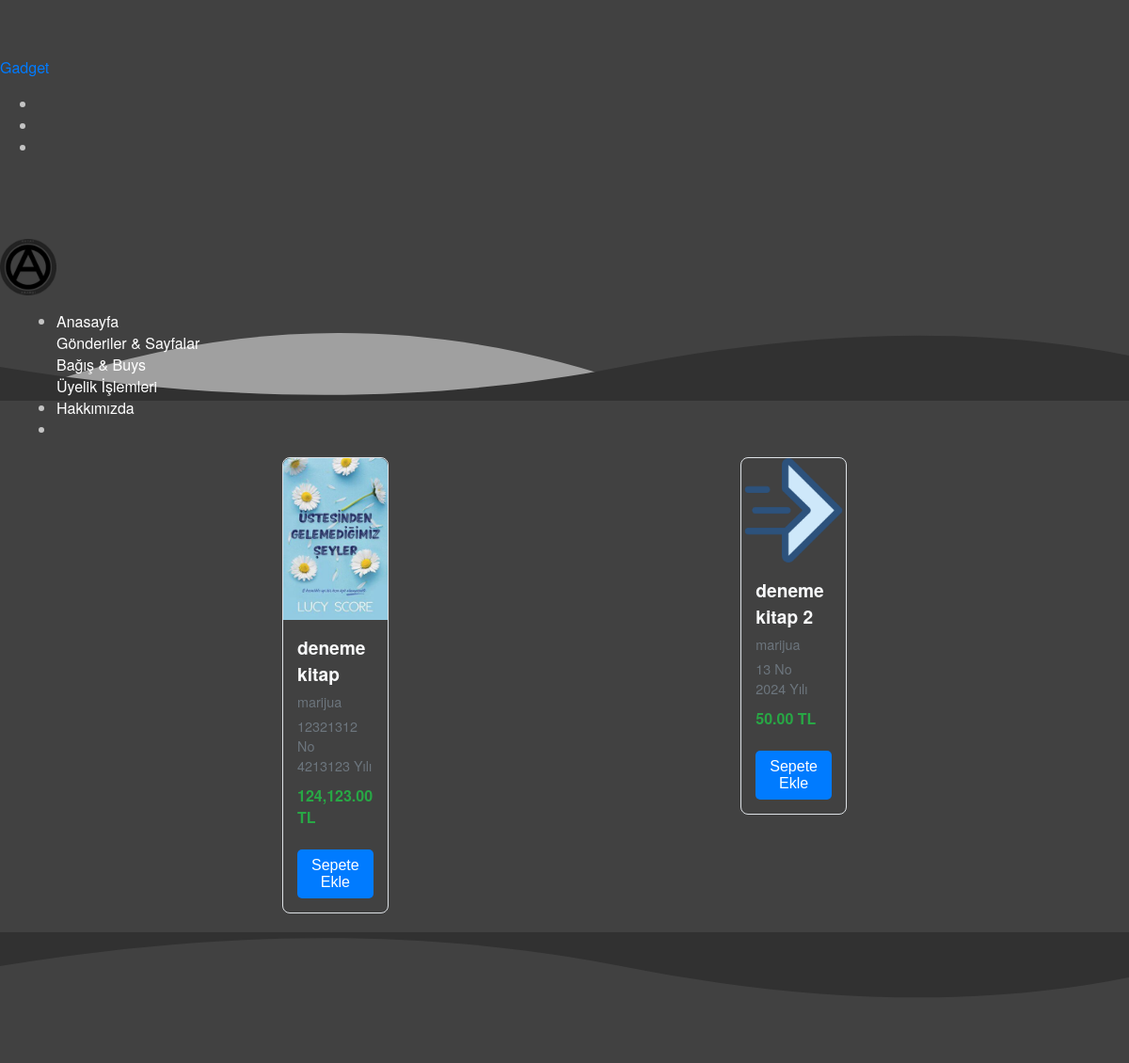
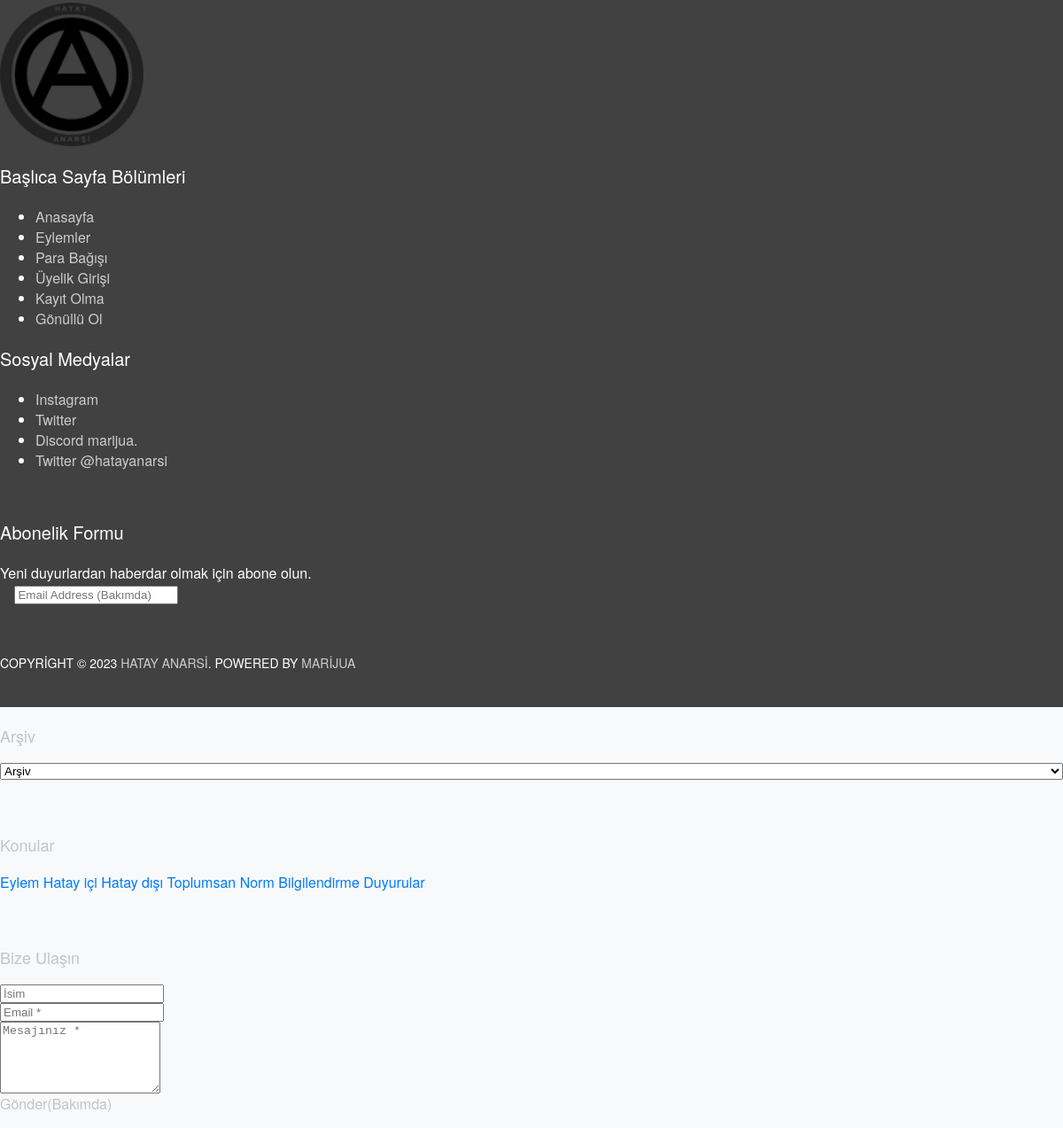
Page /buys/freebookshop.php on the committed database (2 pictures, top to bottom).
### tables this page shows
CREATE TABLE `kitapbagis` (
  `id` int(11) NOT NULL,
  `kitapAd` varchar(255) NOT NULL,
  `yayin` varchar(255) NOT NULL,
  `baskiNo` int(11) NOT NULL,
  `baskiYil` int(11) NOT NULL,
  `alimFiyati` decimal(10,2) NOT NULL,
  `yazar` varchar(255) NOT NULL,
  `il` varchar(100) NOT NULL,
  `ilce` varchar(100) NOT NULL,
  `iletisimBilgisi` varchar(255) NOT NULL,
  `fotograf` varchar(255) NOT NULL,
  `fotograf2` varchar(255) NOT NULL,
  `onayDurumu` varchar(255) NOT NULL
);

### buys/freebookshop.php (the view, shortened to what this page needs)
<?php
$servername = "localhost";
$username = "root";
$password = "";
$dbname = "hatayanarsi";
try {
    $pdo = new PDO("mysql:host=$servername;dbname=$dbname", $username, $password);
    $pdo->setAttribute(PDO::ATTR_ERRMODE, PDO::ERRMODE_EXCEPTION);
} catch (PDOException $e) {
    echo 'Connection failed: ' . $e->getMessage();
    exit();
}
$stmt = $pdo->query("SELECT kitapAd, yayin, baskiNo, baskiYil, alimFiyati, yazar, fotograf FROM kitapbagis WHERE onayDurumu = 'Onaylandı'");
$books = $stmt->fetchAll(PDO::FETCH_ASSOC);
?>
<?php include('../includes/blogHead.php'); ?>
<body class='v1-8 homepage_view multiple_view dark rounded'>
    <div class='wrapper uk-offcanvas-content uk-light'>
        <?php include('../includes/blogHeader.php'); ?>
        <div class="wrapper uk-offcanvas-content uk-light" bis_skin_checked="1">
            <header>
<main>
    <div class="container mt-5">
        <?php foreach ($books as $book) : ?>
            <div class="product-item zoom ease">
                <div class="product-box-border">
                    <a href="#" class="product-image-wrapper">
                        <img src="<?php echo "https://localhost/hatay/bagislar/".$book['fotograf']; ?>" alt="<?php echo $book['kitapAd']; ?>">
                    </a>
                    <div class="product-details">
                        <div class="product-info">
                            <a style="color: #f8f9fa;" href="#" class="product-title"><?php echo $book['kitapAd']; ?></a>
                            <div class="product-author"><?php echo $book['yazar']; ?></div>
                            <div class="product-format"><?php echo $book['baskiNo']." No"; echo "<br>"; echo $book['baskiYil']." Yılı"; ?></div>
                        </div>
                        <div class="product-price">
                            <div class="current-price"><?php echo number_format($book['alimFiyati'], 2); ?> TL</div>
                        </div><br>
                        <button class="add-to-cart-button">Sepete Ekle</button>
                    </div>
                </div>
            </div>
        <?php endforeach; ?>
    </div>
</main>
                <?php include('../includes/blogFooter.php'); ?>
        </div>
        <?php include('../includes/sidenav.php'); ?>

### includes/blogHead.php (shortened to what this page needs)
<html dir='ltr' lang='tr'>
<head>
    <link rel="stylesheet" href="../assets/css/assets.css">
    <link rel="stylesheet" href="../assets/css/lang.css">
    <link rel="stylesheet" href="../assets/css/styles.css">
    <link as='style' href='https://hub.orthemes.com/static/themes/themeforest/salbuta/plugins-1.8.min.css' rel='stylesheet preload'>
</head>

### includes/blogHeader.php (shortened to what this page needs)
<header>
<div class='topnav_wrapper'>
<div class='uk-container'>
<div class='uk-grid uk-panel' data-uk-grid=''>
<div class='sidenav_button uk-width-auto uk-margin-remove'>
<a class='uk-button uk-button-danger' data-uk-toggle='target:#sidenav' href='##!'>
<span class='uk-margin-small-left'>Gadget</span>
</a>
</div>
<div class='topnav uk-width-expand uk-margin-remove section' id='topnav'><div class='widget LinkList' data-version='2' id='LinkList1'>
<div class='topnav_social_wrapper uk-align-right uk-margin-remove'>
<ul class='topnav_social uk-iconnav'>
<li><a class='uk-icon-button icon_twitter' data-uk-icon='twitter' data-uk-tooltip='pos:bottom' href='https://twitter.com/hatayanarsi' target='_blank' title='Bizi Twitter`dan takip edin'></a></li>
<li><a class='uk-icon-button icon_discord' data-uk-icon='discord' data-uk-tooltip='pos:bottom' href='##!' target='_blank' title='Discord sunucumuza katılın'></a></li>
<li><a class='uk-icon-button icon_instagram' data-uk-icon='instagram' data-uk-tooltip='pos:bottom' href='https://instagram.com/hatayanarsi' target='_blank' title='Bizi Instagram`dan takip edin'></a></li>
</ul>
</div>
</div></div>
</div>
</div>
</div>
<div class='mainnav_holder'>
<div class='mainnav_wrapper' data-uk-sticky='sel-target:.mainnav;cls-active:uk-navbar-sticky'>
<div class='uk-container'>
<div class='mainnav uk-panel uk-grid section' id='mainnav'><div class='widget Header uk-margin-remove uk-width-auto' data-version='2' id='Header1'>
<div class='header-widget'>
<a class='header-image-wrapper' href='index.php'>
<img alt='HatayAnarşi' height='200' loading='lazy' src='http://localhost/hatay/assets/img/icon/hatay_transparent.png' width='200'/>
</a>
</div>
</div><div class='widget HTML uk-margin-remove uk-width-expand' data-version='2' id='HTML1'>
<nav class='mainnav_menu uk-navbar-container uk-align-right uk-margin-remove' data-uk-navbar='delay-hide:400;align:left;mode:click'>
<ul class='uk-navbar-nav'>
<li><a href='../index.php'>Anasayfa</a></li>
<li><a href='##'>Gönderiler & Sayfalar</a>
</li>
<li><a href='##'>Bağış & Buys</a>
  <li><a href='##'>Üyelik İşlemleri</a>
</li>
  <li><a href='#'>Hakkımızda</a></li>
<li>
</li>
</ul>
</nav>
</div></div>
</div>
</div>
</div>
<div class='top_bg'>
</div>
</header>

### includes/blogFooter.php (shortened to what this page needs)
<footer>
<div class='bottom_bg'>
</div>
<div class='footer_holder'>
<div class='uk-container'>
<div class='topgrid uk-grid' data-uk-grid=''>
<div class='topgrid_section uk-width-1-2@m uk-width-1-5@l section' id='footer_section_1'><div class='widget Image' data-version='2' id='Image1'>
<div class='widget-content'>
<a href='#'>
<img alt='' height='192' id='Image1_img' loading='lazy' src='http://localhost/hatay/assets/img/icon/hatay_transparent.png' width='162'/>
</a>
<br/>
</div>
</div></div>
<div class='topgrid_section uk-width-1-2@m uk-width-expand@l section' id='footer_section_2'><div class='widget LinkList' data-version='2' id='LinkList2'>
<h3 class='widget_title uk-heading-bullet'><span>Başlıca Sayfa Bölümleri</span></h3>
<div class='widget-content uk-light'>
<ul class='uk-list uk-list-bullet uk-margin-remove'>
<li><a href='../index.php'>Anasayfa</a></li>
<li><a href='http://localhost/hatay/sayfalar/eylemler.php'>Eylemler</a></li>
<li><a href='##!'>Para Bağışı</a></li>
<li><a href='##!'>Üyelik Girişi</a></li>
<li><a href='##!'>Kayıt Olma</a></li>
<li><a href='##!'>Gönüllü Ol</a></li>
</ul>
</div>
</div></div>
<div class='topgrid_section uk-width-1-2@m uk-width-expand@l section' id='footer_section_3'><div class='widget LinkList' data-version='2' id='LinkList3'>
<h3 class='widget_title uk-heading-bullet'><span>Sosyal Medyalar</span></h3>
<div class='widget-content uk-light'>
<ul class='uk-list uk-list-bullet uk-margin-remove'>
<li><a href='https://instagram.com/marijuabakunin'>Instagram</a></li>
<li><a href='https://x.com/marijuabakunin'>Twitter</a></li>
<li><a href='https://discord.com/'>Discord marijua.</a></li>
<li><a href='https://twitter.com/hatayanarsi'>Twitter @hatayanarsi</a></li>
</ul>
</div>
</div></div>
<div class='topgrid_section uk-width-1-2@m uk-width-1-3@l section' id='footer_section_4'><div class='widget SubscriptionForm' data-version='2' id='HTML7'>
<h3 class='widget_title uk-heading-bullet'><span>Abonelik Formu</span></h3>
<div class='widget-content'>
<div class='follow-by-email-inner'>
<form action='#' target='popupwindow'>
<div class='uk-grid uk-grid-small uk-margin-bottom'>
<span class='uk-width-expand'>Yeni duyurlardan haberdar olmak için abone olun.</span>
</div>
<div class='subscription-input uk-inline uk-width-1-1'>
<button class='subscription-action uk-form-icon uk-form-icon-flip' data-uk-icon='forward' type='submit'></button>
<input autocomplete='off' class='subscription-email-address uk-input' name='EMAIL' placeholder='Email Address (Bakımda)' type='email'/>
</div>
</form>
</div>
</div>
</div></div>
</div>
<div class='maingrid uk-grid uk-margin-xlarge-top'>
<div class='copyrights uk-width-expand@m section' id='copyrights'><div class='widget HTML' data-version='2' id='HTML2'>
<div class='widget-content'>Copyright &#169; 2023 <a href="https://hatayanarsi.org">Hatay Anarsi</a>. Powered by <a href="https://instagram.com/marijuabakunin" target="_blank" rel="nofollow">Marijua</a></div>
</div></div>
</div>
</div>
</div>
</footer>

### includes/sidenav.php (shortened to what this page needs)
<div class='sidenav uk-light' data-uk-offcanvas='overlay:true' id='sidenav'>
<div class='uk-offcanvas-bar uk-padding-remove uk-background-secondary'>
<button class='uk-icon-button uk-offcanvas-close' data-uk-close=''></button>
<div class='sidenav_section uk-padding section' id='sidenav_section'><div class='widget BlogArchive' data-version='2' id='BlogArchive1'>
<h3 class='widget_title uk-heading-bullet'><span>Arşiv</span></h3>
<div class='widget-content'>
<div id='ArchiveList'>
<div id='BlogArchive1_ArchiveList'>
<select class='uk-select' id='BlogArchive1_ArchiveMenu'>
<option value=''>Arşiv</option>
</select>
</div>
</div>
</div>
</div><div class='widget Label' data-version='2' id='Label2'>
<h3 class='widget_title uk-heading-bullet'><span>Konular</span></h3>
<div class='widget-content cloud-label-widget-content'>
<a class='label-name uk-button uk-button-default uk-button-small uk-margin-small-right uk-margin-small-bottom label-size-5' href='#'>
<span class='label-text'>Eylem</span>
</a>
<a class='label-name uk-button uk-button-default uk-button-small uk-margin-small-right uk-margin-small-bottom label-size-2' href='#'>
<span class='label-text'>Hatay içi</span>
</a>
<a class='label-name uk-button uk-button-default uk-button-small uk-margin-small-right uk-margin-small-bottom label-size-5' href='#'>
<span class='label-text'>Hatay dışı</span>
</a>
<a class='label-name uk-button uk-button-default uk-button-small uk-margin-small-right uk-margin-small-bottom label-size-5' href='#'>
<span class='label-text'>Toplumsan Norm</span>
</a>
<a class='label-name uk-button uk-button-default uk-button-small uk-margin-small-right uk-margin-small-bottom label-size-4' href='#'>
<span class='label-text'>Bilgilendirme</span>
<a class='label-name uk-button uk-button-default uk-button-small uk-margin-small-right uk-margin-small-bottom label-size-4' href='#'>
<span class='label-text'>Duyurular</span>
</a>
</div>
</div><div class='widget ContactForm' data-version='2' id='ContactForm1'>
<h3 class='widget_title uk-heading-bullet'><span>Bize Ulaşın</span></h3>
<div class='contact-form-widget'>
<div class='form'>
<form name='randomized-contact-form'>
<div class='uk-margin'>
<div class='uk-inline uk-width-1-1'>
<input class='contact-form-name uk-input' id='randomNameField' name='randomName' placeholder='İsim' type='text' value=''/>
</div>
</div>
<div class='uk-margin'>
<div class='uk-inline uk-width-1-1'>
<input class='contact-form-email uk-input' id='randomEmailField' name='randomEmail' placeholder='Email *' type='text' value=''/>
</div>
</div>
<div class='uk-margin'>
<div class='uk-inline uk-width-1-1'>
<textarea class='contact-form-email-message uk-textarea' id='randomMessageField' name='randomMessage' placeholder='Mesajınız *' rows='5'></textarea>
</div>
</div>
<div class='uk-button uk-button-danger uk-width-1-1'>
<span>Gönder(Bakımda)</span><span class='uk-margin-small-left uk-icon' data-uk-icon='forward'></span><input class='contact-form-button contact-form-button-submit' id='randomSubmitButton' value=''/>
</div>
</form>
</div>
</div>
</div></div>
</div>
</div>

### assets/css/assets.css (style rules this page uses)
body { background:#313131;color:#c4c4c4;line-height:1.42857143;margin:0;min-height:100vh }
a,a:hover,a:focus { text-decoration:none;outline:none }
a,button,input,textarea,.btn,.contact-note p,.post_snippet_text,.post_share_buttons { -webkit-transition:all 0.3s ease 0s;-o-transition:all 0.3s ease 0s;transition:all 0.3s ease 0s }
a,a:focus,.uk-spinner,.uk-form-icon:hover,.uk-button-link { color:#007bff }
button { background:transparent;border:0 }
.uk-h1,.uk-h2,.uk-h3,.uk-h4,.uk-h5,.uk-h6,h1,h2,h3,h4,h5,h6 { font:inherit;font-weight:500 }
.uk-h3,h3 { font-size:1.5rem;line-height:1.4 }
header { background-color:#414141;background-image: -webkit-gradient(linear,left top,right top,from(#414141),to(#414141));background-image: linear-gradient(to right,#414141,#414141);padding-top:60px }
.topnav_wrapper { padding-bottom:70px }
.mainnav_holder { padding-bottom:40px }
.mainnav_wrapper:not(.uk-sticky-fixed) { height:60px }
.mainnav .header-image-wrapper { display:flex;height:60px;width:100%;align-items:center }
.mainnav .header-image-wrapper img { height:60px;width:auto;-webkit-transition:height 0.3s ease-in-out 0s;-o-transition:height 0.3s ease-in-out 0s;transition:height 0.3s ease-in-out 0s }
.mainnav_menu > ul > li:not(:last-child) { margin-left:20px;margin-right:20px }
.mainnav_menu > ul > li:last-child { margin-left:20px }
.mainnav_menu.uk-navbar-container { background:transparent;position:static }
.mainnav_menu .uk-navbar-nav > li > a { color:#fff;min-height:60px;font-family:inherit;font-weight:300;position:relative;padding:0;margin:0;text-transform:capitalize;transition-duration:.3s;transition-property:color,background-color,min-height }
.mainnav_menu .uk-navbar-nav > li > a:before { background:#fff;content:'';display:block;position:absolute;left:0;right:100%;bottom:0;height:1px;background-color:currentColor;transition:all .3s ease-in-out }
main { position:relative;z-index:3 }
.top_bg > svg:not(.hidden),.bottom_bg > svg:not(.hidden) { display:block }
.footer_holder { padding-top:70px }
:not(blockquote)>footer { background-color:#414141;background-image: -webkit-gradient(linear,left top,right top,from(#414141),to(#414141));background-image:linear-gradient(to right,#414141,#414141);position:relative;padding-bottom:40px;color:#fff;z-index:2 }
:not(blockquote)>footer .uk-h1,:not(blockquote)>footer .uk-h2,:not(blockquote)>footer .uk-h3,:not(blockquote)>footer .uk-h4,:not(blockquote)>footer .uk-h5,:not(blockquote)>footer .uk-h6,:not(blockquote)>footer h1,:not(blockquote)>footer h2,:not(blockquote)>footer h3,:not(blockquote)>footer h4,:not(blockquote)>footer h5,:not(blockquote)>footer h6 { color:#fff }
:not(blockquote)>footer a,:not(blockquote)>footer a:focus { color:#ccc!important }
:not(blockquote)>footer .widget_title { font-size:20px }
:not(blockquote)>footer .widget_title:before { border-color:#000 }
.topgrid_section > .widget { margin-bottom:20px;padding-bottom:20px }
.topgrid_section > .widget:last-child { margin-bottom:0;padding-bottom:0 }
.copyrights { font-size:14px;text-transform:uppercase }
.ContactForm .uk-button { position:relative }
.BlogArchive select { width:100% }
.Image img { height:auto }
.sidenav .section .widget,.sidebar .widget { border-bottom:1px solid rgba(255,255,255,.1);margin-bottom:30px;padding-bottom:30px }
.sidenav .section .widget:last-child,.sidebar .widget:last-child { border-bottom:0;margin-bottom:0;padding-bottom:0 }
.sidenav .section .widget .widget_title,.sidebar .widget .widget_title { font-size:18px }
.sidenav .section .widget .widget_title:before,.sidebar .widget .widget_title:before { border-left-color:#007bff }

### includes/blogHead.php (style rules this page uses)
body { font: normal normal 1rem 'Poppins', sans-serif }
.container { max-width: 600px; margin: auto; }
.uk-navbar-container:not(.uk-navbar-transparent) { background: #414141; }

### rows in the picture
kitapbagis: fotograf (picture), kitapAd "deneme kitap", yazar "marijua", baskiNo "12321312", baskiYil "4213123", alimFiyati "124,123.00"
kitapbagis: fotograf (picture), kitapAd "deneme kitap 2", yazar "marijua", baskiNo "13", baskiYil "2024", alimFiyati "50.00"
